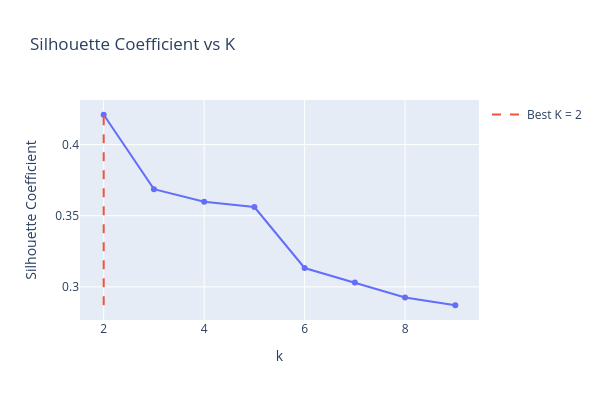

The notebook cell saved with this chart:
### Code cell
import numpy as np
import pandas as pd
import plotly.express as px
import plotly.graph_objects as go
from sklearn.cluster import KMeans
from sklearn.metrics import silhouette_score
from sklearn.preprocessing import StandardScaler

# 1) Select features from your df (edit if your column names differ)
features = ['Income', 'Total_Spend', 'Age']
X = df[features].dropna().copy()

# 2) Scale features (recommended for KMeans)
X_scaled = StandardScaler().fit_transform(X)

# 3) Silhouette evaluation for k=2..9
sc_av = []
ks = list(range(2, 10))

for k in ks:
    kmeans = KMeans(n_clusters=k, n_init=10, random_state=42)
    labels = kmeans.fit_predict(X_scaled)
    sc_av.append(silhouette_score(X_scaled, labels))

# 4) Build results table
sc_df = pd.DataFrame({
    'k': ks,
    'Silhouette Coefficient': sc_av
})

# 5) Best k
best_k = sc_df.loc[sc_df['Silhouette Coefficient'].idxmax(), 'k']

# 6) Plot
fig6 = px.line(
    sc_df,
    x='k',
    y='Silhouette Coefficient',
    markers=True,
    title='Silhouette Coefficient vs K'
)

fig6.add_trace(
    go.Scatter(
        x=[best_k, best_k],
        y=[min(sc_av), max(sc_av)],
        mode='lines',
        line=dict(dash='dash'),
        name=f'Best K = {best_k}'
    )
)

fig6.update_layout(width=600, height=400)
fig6.show()

print("Best k by silhouette:", int(best_k))

### Figure 1 — Plotly figure (JSON) as saved in the notebook; plotly's stock layout.template omitted (floating-point values rounded to 4 significant figures)
{"data": [{"hovertemplate": "k=%{x}<br>Silhouette Coefficient=%{y}<extra></extra>", "legendgroup": "", "line": {"color": "#636efa", "dash": "solid"}, "marker": {"symbol": "circle"}, "mode": "lines+markers", "name": "", "orientation": "v", "showlegend": false, "type": "scatter", "x": [2, 3, 4, 5, 6, 7, 8, 9], "xaxis": "x", "y": [0.421, 0.3687, 0.3599, 0.3561, 0.3132, 0.303, 0.2925, 0.2871], "yaxis": "y"}, {"line": {"dash": "dash"}, "mode": "lines", "name": "Best K = 2", "type": "scatter", "x": [2, 2], "y": [0.2871, 0.421]}], "layout": {"height": 400, "legend": {"tracegroupgap": 0}, "title": {"text": "Silhouette Coefficient vs K"}, "width": 600, "xaxis": {"anchor": "y", "domain": [0, 1], "title": {"text": "k"}}, "yaxis": {"anchor": "x", "domain": [0, 1], "title": {"text": "Silhouette Coefficient"}}}}
